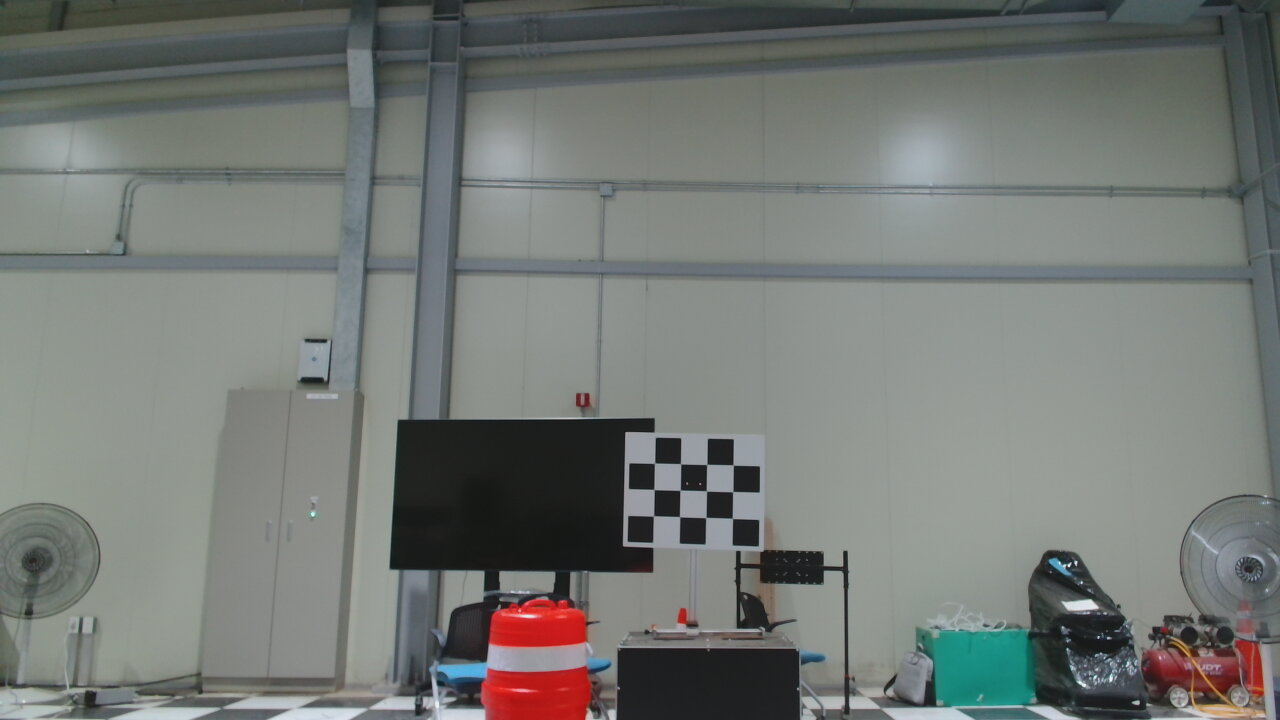
#> input picture script/cam_data_camera2.jpg, 1280 x 720 px
$ python kt_calculate_k.py
#> lines starting #> are read from the running program, lines starting #| are printed output that depends on the picture; after the words box and inside, x2 and y2 are one past the last pixel; in counts of white or black regions, pixels touching at a corner belong together; long printed decimals are rounded
#!/usr/bin/env python3
import cv2
import numpy as np
import glob

'''
objpoints → “체스보드 위에 있는 실제 3D 점들의 집합”

imgpoints → “그 점들이 영상에서는 어디 픽셀에 찍혔는지 대응”

calibrateCamera → 이 매칭 정보를 바탕으로

K (intrinsic): 카메라 내부 파라미터

rvecs, tvecs (extrinsic): 체스보드(월드) → 카메라 좌표계로의 회전·병진
'''

def calibrate_camera(
    image_folder: str,
    #image_folder = "/home/a/erp42_ws/src/provin_ground_cpp/script/cam_data_camera.jpg",
    pattern_size=(9, 6),
    square_size=0.024
):
    """
    Calibrate camera using chessboard images.

    Args:
        image_folder: Glob pattern for calibration images (e.g., './calib_images/*.jpg')
        pattern_size: Number of inner corners per chessboard (cols, rows)
        square_size: Size of one square edge in meters
    Returns:
        ret: RMS re-projection error
        K:   Intrinsic camera matrix
        dist: Distortion coefficients
    """
#> called with pattern_size = (3, 4), square_size = 0.15

    # 1) 객체 좌표 준비 (0,0,0), (1,0,0), ..., (cols-1, rows-1, 0)
    # . objpoints에 정의하는 좌표들은 체스보드 기준(월드 프레임)에서의 3D 점들
    objp = np.zeros((pattern_size[1]*pattern_size[0], 3), np.float32)
    objp[:, :2] = np.indices(pattern_size).T.reshape(-1, 2) * square_size

    objpoints = []  # 3D 점들
    imgpoints = []  # 2D 점들

    # 2) 이미지 읽어 코너 검출
    images = glob.glob(image_folder)
    if not images:
        print(f"No images found: {image_folder}")
        return None, None, None

    criteria = (cv2.TermCriteria_EPS + cv2.TermCriteria_MAX_ITER, 30, 0.001)

    for fname in images:
        img = cv2.imread(fname)
#> img is the input picture: shape (720, 1280, 3); mean B, G, R 116.8, 120.3, 116.3
        gray = cv2.cvtColor(img, cv2.COLOR_BGR2GRAY)
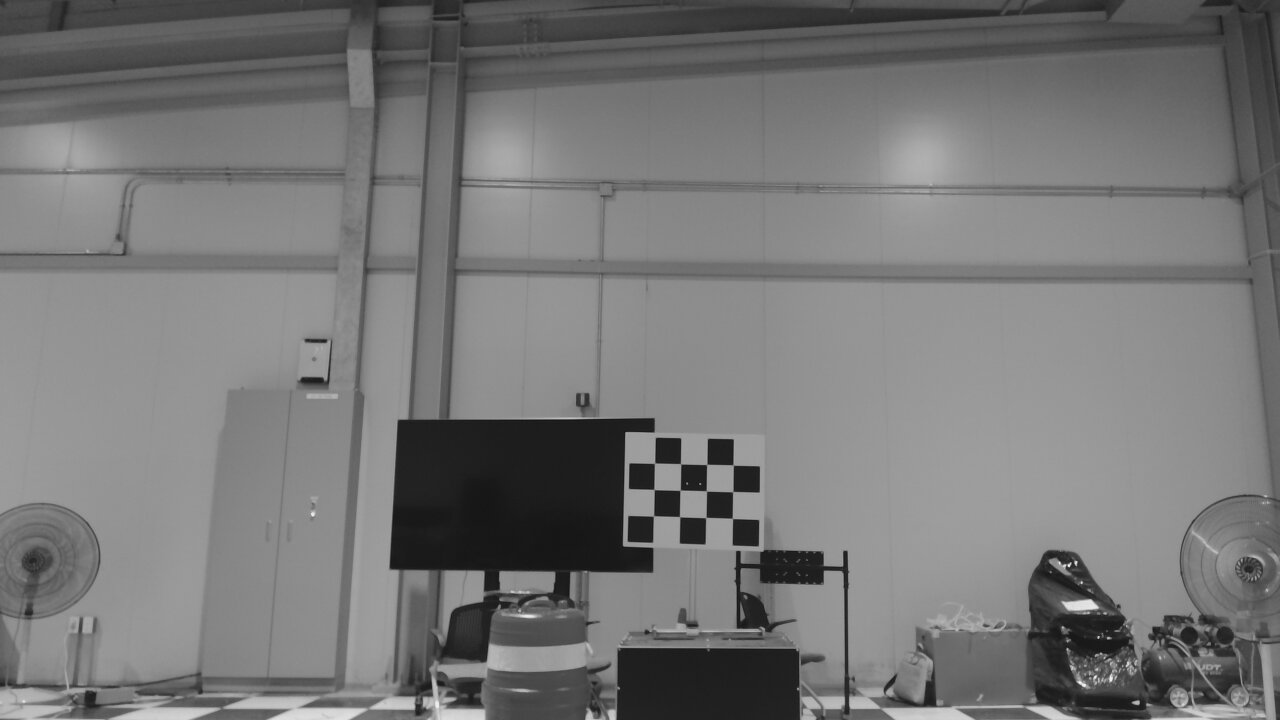
#> gray: shape (720, 1280); min 17, max 252, mean 118.8
        found, corners = cv2.findChessboardCorners(
            gray, pattern_size,
            cv2.CALIB_CB_ADAPTIVE_THRESH | cv2.CALIB_CB_NORMALIZE_IMAGE
        )
#> found = True; corners = [[653.5, 516], [654, 489.5], [654.6, 463.1], [679.6, 516.6], [680.1, 490.2], [680.5, 463.7], [705.8, 517.5], [706.5, 491], [706.7, 464.5], [732.5, 518.5], [732.7, 491.6], [733.2, 465]]
        if not found:
            continue

        corners_refined = cv2.cornerSubPix(gray, corners, (11,11), (-1,-1), criteria)
#> corners_refined = [[653.5, 515.9], [654, 489.5], [654.5, 463.2], [679.6, 516.7], [680.4, 489.9], [680.6, 463.8], [705.8, 517.5], [706, 490.6], [706.7, 464.4], [732.4, 518.4], [732.7, 491.6], [733.2, 465]]
        objpoints.append(objp)
        imgpoints.append(corners_refined)

        # (옵션) 검출 시 시각화
        cv2.drawChessboardCorners(img, pattern_size, corners_refined, found)
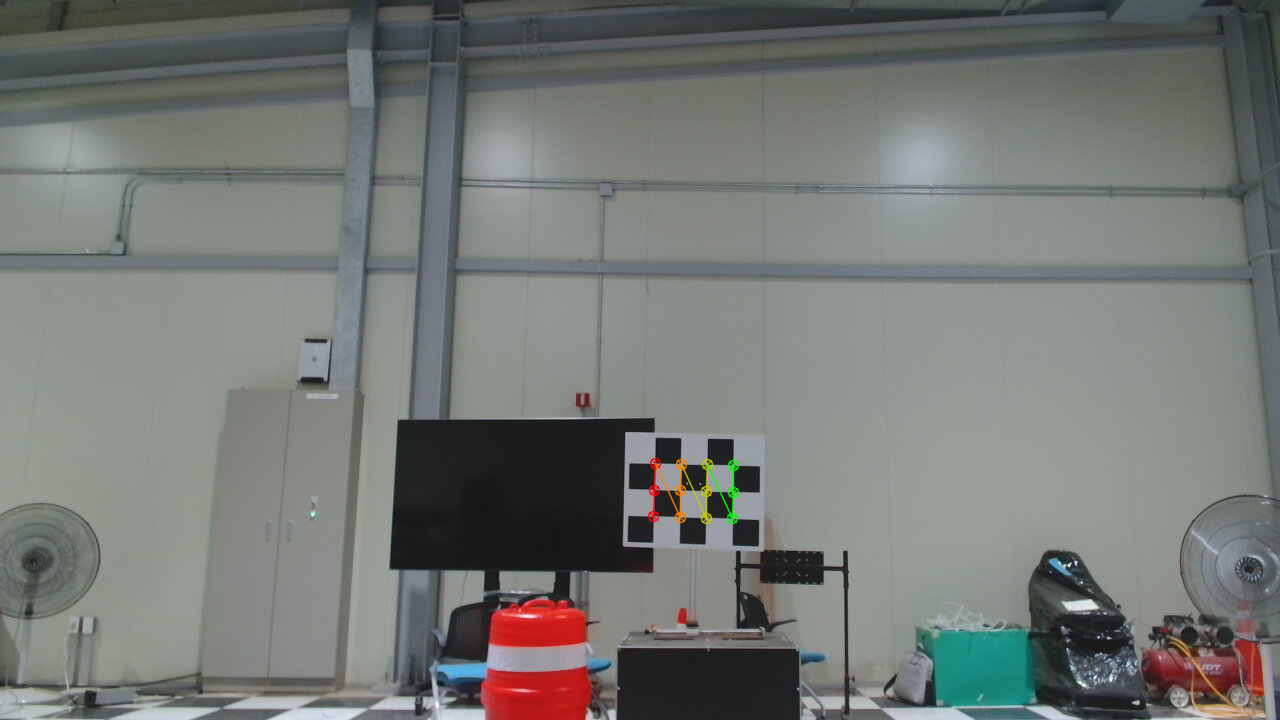
#> img: shape (720, 1280, 3); 0.23% of pixels changed, all inside (x1, y1, x2, y2) = (647, 457, 740, 525)
        cv2.imshow('Corners', img)
        cv2.waitKey(100)

    cv2.destroyAllWindows()

    # 3) 카메라 보정
    img_size = gray.shape[::-1]
#> img_size = (1280, 720)
    ret, K, dist, rvecs, tvecs = cv2.calibrateCamera(
        objpoints, imgpoints, img_size, None, None
    )
#> ret = 0.124; K = [[779.3, 0, 684.6], [0, 847.5, 371.9], [0, 0, 1]]; dist = [[0.0866, 89.19, -0.284, -0.0517, -1091.1]]; rvecs = ([-0.0583, 0.2, -1.56],); tvecs = ([-0.168, 0.795, 4.26],)

    return ret, K, dist

if __name__ == "__main__":
    # 예시: pattern_size=(9,6), square_size=0.15m, 이미지 폴더 './calib_images/*.jpg'
    ret, K, dist = calibrate_camera(
        #'./calib_images/*.jpg',
        "/home/a/erp42_ws/src/provin_ground_cpp/script/cam_data_camera2.jpg",
        pattern_size=(3,4),
        square_size=0.15
    )
#> ret = 0.124; K = [[779.3, 0, 684.6], [0, 847.5, 371.9], [0, 0, 1]]; dist = [[0.0866, 89.19, -0.284, -0.0517, -1091.1]]
    if K is not None:
        print("RMS re-projection error:", ret)
#| RMS re-projection error: 0.1242
        print("Intrinsic matrix K:\n", K)
#| Intrinsic matrix K:
#|  [[779.327    0.         684.555]
#|  [  0.         847.494  371.939]
#|  [  0.           0.           1.        ]]
        print("Distortion coefficients:\n", dist.ravel())
#| Distortion coefficients:
#|  [ 8.65725527e-02  8.91884394e+01 -2.84185612e-01 -5.16761613e-02
#|  -1.09105665e+03]
    else:
        print("Calibration failed. 이미지 경로와 패턴 크기를 확인하세요.")

'''
a@a:~/erp42_ws/src/provin_ground_cpp/script$ python3 kt_calculate_k.py
RMS re-projection error: 0.1333276977677061
Intrinsic matrix K:
 [[1.22007391e+03 0.00000000e+00 6.39827466e+02]
 [0.00000000e+00 1.21938698e+03 3.59997102e+02]
 [0.00000000e+00 0.00000000e+00 1.00000000e+00]]
Distortion coefficients:
 [ 2.41562496e+00  9.11672524e+01  1.79662268e-01  1.41438618e-01
 -4.57391511e+03]
a@a:~/erp42_ws/src/provin_ground_cpp/script$

=> fₓ = K[0,0] ≃ 1220.1 px,

fᵧ = K[1,1] ≃ 1219.4 px,

cₓ = K[0,2] ≃ 639.8 px,

cᵧ = K[1,2] ≃ 360.0 px.
'''
